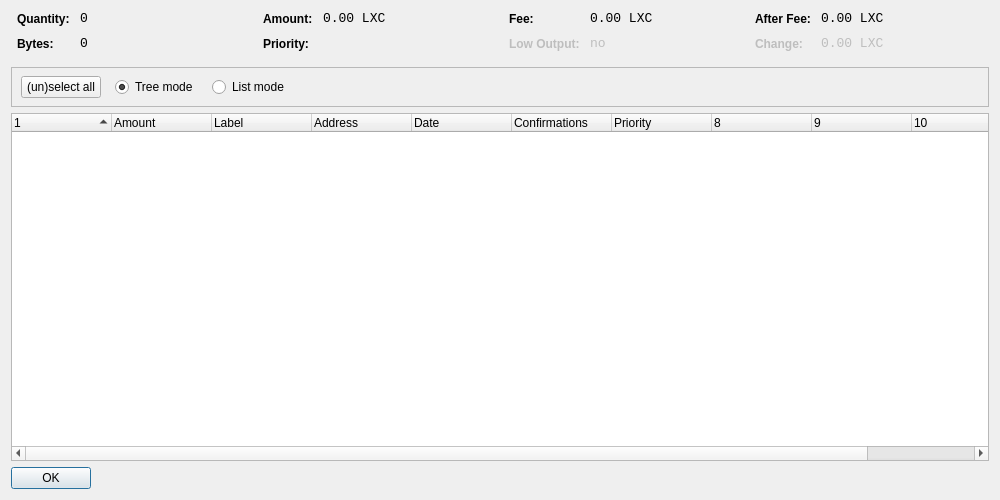
<?xml version="1.0" encoding="UTF-8"?>
<ui version="4.0">
 <class>CoinControlDialog</class>
 <widget class="QDialog" name="CoinControlDialog">
  <property name="geometry">
   <rect>
    <x>0</x>
    <y>0</y>
    <width>1000</width>
    <height>500</height>
   </rect>
  </property>
  <property name="windowTitle">
   <string>Coin Control</string>
  </property>
  <layout class="QVBoxLayout" name="verticalLayout">
   <item>
    <layout class="QHBoxLayout" name="horizontalLayoutTop" stretch="0,0,0,0">
     <property name="topMargin">
      <number>0</number>
     </property>
     <property name="bottomMargin">
      <number>10</number>
     </property>
     <item>
      <layout class="QFormLayout" name="formLayoutCoinControl1">
       <property name="horizontalSpacing">
        <number>10</number>
       </property>
       <property name="verticalSpacing">
        <number>10</number>
       </property>
       <property name="leftMargin">
        <number>6</number>
       </property>
       <property name="rightMargin">
        <number>6</number>
       </property>
       <item row="0" column="0">
        <widget class="QLabel" name="labelCoinControlQuantityText">
         <property name="styleSheet">
          <string notr="true">font-weight:bold;</string>
         </property>
         <property name="text">
          <string>Quantity:</string>
         </property>
        </widget>
       </item>
       <item row="0" column="1">
        <widget class="QLabel" name="labelCoinControlQuantity">
         <property name="font">
          <font>
           <family>Monospace</family>
           <pointsize>10</pointsize>
          </font>
         </property>
         <property name="cursor">
          <cursorShape>IBeamCursor</cursorShape>
         </property>
         <property name="contextMenuPolicy">
          <enum>Qt::ActionsContextMenu</enum>
         </property>
         <property name="text">
          <string notr="true">0</string>
         </property>
         <property name="textInteractionFlags">
          <set>Qt::LinksAccessibleByMouse|Qt::TextSelectableByKeyboard|Qt::TextSelectableByMouse</set>
         </property>
        </widget>
       </item>
       <item row="1" column="0">
        <widget class="QLabel" name="labelCoinControlBytesText">
         <property name="styleSheet">
          <string notr="true">font-weight:bold;</string>
         </property>
         <property name="text">
          <string>Bytes:</string>
         </property>
        </widget>
       </item>
       <item row="1" column="1">
        <widget class="QLabel" name="labelCoinControlBytes">
         <property name="font">
          <font>
           <family>Monospace</family>
           <pointsize>10</pointsize>
          </font>
         </property>
         <property name="cursor">
          <cursorShape>IBeamCursor</cursorShape>
         </property>
         <property name="contextMenuPolicy">
          <enum>Qt::ActionsContextMenu</enum>
         </property>
         <property name="text">
          <string notr="true">0</string>
         </property>
         <property name="textInteractionFlags">
          <set>Qt::LinksAccessibleByMouse|Qt::TextSelectableByKeyboard|Qt::TextSelectableByMouse</set>
         </property>
        </widget>
       </item>
      </layout>
     </item>
     <item>
      <layout class="QFormLayout" name="formLayoutCoinControl2">
       <property name="horizontalSpacing">
        <number>10</number>
       </property>
       <property name="verticalSpacing">
        <number>10</number>
       </property>
       <property name="leftMargin">
        <number>6</number>
       </property>
       <property name="rightMargin">
        <number>6</number>
       </property>
       <item row="0" column="0">
        <widget class="QLabel" name="labelCoinControlAmountText">
         <property name="styleSheet">
          <string notr="true">font-weight:bold;</string>
         </property>
         <property name="text">
          <string>Amount:</string>
         </property>
        </widget>
       </item>
       <item row="0" column="1">
        <widget class="QLabel" name="labelCoinControlAmount">
         <property name="font">
          <font>
           <family>Monospace</family>
           <pointsize>10</pointsize>
          </font>
         </property>
         <property name="cursor">
          <cursorShape>IBeamCursor</cursorShape>
         </property>
         <property name="contextMenuPolicy">
          <enum>Qt::ActionsContextMenu</enum>
         </property>
         <property name="text">
          <string notr="true">0.00 LXC</string>
         </property>
         <property name="textInteractionFlags">
          <set>Qt::LinksAccessibleByMouse|Qt::TextSelectableByKeyboard|Qt::TextSelectableByMouse</set>
         </property>
        </widget>
       </item>
       <item row="1" column="0">
        <widget class="QLabel" name="labelCoinControlPriorityText">
         <property name="styleSheet">
          <string notr="true">font-weight:bold;</string>
         </property>
         <property name="text">
          <string>Priority:</string>
         </property>
        </widget>
       </item>
       <item row="1" column="1">
        <widget class="QLabel" name="labelCoinControlPriority">
         <property name="font">
          <font>
           <family>Monospace</family>
           <pointsize>10</pointsize>
          </font>
         </property>
         <property name="cursor">
          <cursorShape>IBeamCursor</cursorShape>
         </property>
         <property name="contextMenuPolicy">
          <enum>Qt::ActionsContextMenu</enum>
         </property>
         <property name="text">
          <string/>
         </property>
         <property name="textInteractionFlags">
          <set>Qt::LinksAccessibleByMouse|Qt::TextSelectableByKeyboard|Qt::TextSelectableByMouse</set>
         </property>
        </widget>
       </item>
      </layout>
     </item>
     <item>
      <layout class="QFormLayout" name="formLayoutCoinControl3">
       <property name="horizontalSpacing">
        <number>10</number>
       </property>
       <property name="verticalSpacing">
        <number>10</number>
       </property>
       <property name="leftMargin">
        <number>6</number>
       </property>
       <property name="rightMargin">
        <number>6</number>
       </property>
       <item row="0" column="0">
        <widget class="QLabel" name="labelCoinControlFeeText">
         <property name="styleSheet">
          <string notr="true">font-weight:bold;</string>
         </property>
         <property name="text">
          <string>Fee:</string>
         </property>
        </widget>
       </item>
       <item row="0" column="1">
        <widget class="QLabel" name="labelCoinControlFee">
         <property name="font">
          <font>
           <family>Monospace</family>
           <pointsize>10</pointsize>
          </font>
         </property>
         <property name="cursor">
          <cursorShape>IBeamCursor</cursorShape>
         </property>
         <property name="contextMenuPolicy">
          <enum>Qt::ActionsContextMenu</enum>
         </property>
         <property name="text">
          <string notr="true">0.00 LXC</string>
         </property>
         <property name="textInteractionFlags">
          <set>Qt::LinksAccessibleByMouse|Qt::TextSelectableByKeyboard|Qt::TextSelectableByMouse</set>
         </property>
        </widget>
       </item>
       <item row="1" column="0">
        <widget class="QLabel" name="labelCoinControlLowOutputText">
         <property name="enabled">
          <bool>false</bool>
         </property>
         <property name="styleSheet">
          <string notr="true">font-weight:bold;</string>
         </property>
         <property name="text">
          <string>Low Output:</string>
         </property>
        </widget>
       </item>
       <item row="1" column="1">
        <widget class="QLabel" name="labelCoinControlLowOutput">
         <property name="enabled">
          <bool>false</bool>
         </property>
         <property name="font">
          <font>
           <family>Monospace</family>
           <pointsize>10</pointsize>
          </font>
         </property>
         <property name="cursor">
          <cursorShape>IBeamCursor</cursorShape>
         </property>
         <property name="contextMenuPolicy">
          <enum>Qt::ActionsContextMenu</enum>
         </property>
         <property name="text">
          <string notr="true">no</string>
         </property>
         <property name="textInteractionFlags">
          <set>Qt::LinksAccessibleByMouse|Qt::TextSelectableByKeyboard|Qt::TextSelectableByMouse</set>
         </property>
        </widget>
       </item>
      </layout>
     </item>
     <item>
      <layout class="QFormLayout" name="formLayoutCoinControl4">
       <property name="horizontalSpacing">
        <number>10</number>
       </property>
       <property name="verticalSpacing">
        <number>10</number>
       </property>
       <property name="leftMargin">
        <number>6</number>
       </property>
       <property name="rightMargin">
        <number>6</number>
       </property>
       <item row="0" column="0">
        <widget class="QLabel" name="labelCoinControlAfterFeeText">
         <property name="styleSheet">
          <string notr="true">font-weight:bold;</string>
         </property>
         <property name="text">
          <string>After Fee:</string>
         </property>
        </widget>
       </item>
       <item row="0" column="1">
        <widget class="QLabel" name="labelCoinControlAfterFee">
         <property name="font">
          <font>
           <family>Monospace</family>
           <pointsize>10</pointsize>
          </font>
         </property>
         <property name="cursor">
          <cursorShape>IBeamCursor</cursorShape>
         </property>
         <property name="contextMenuPolicy">
          <enum>Qt::ActionsContextMenu</enum>
         </property>
         <property name="text">
          <string notr="true">0.00 LXC</string>
         </property>
         <property name="textInteractionFlags">
          <set>Qt::LinksAccessibleByMouse|Qt::TextSelectableByKeyboard|Qt::TextSelectableByMouse</set>
         </property>
        </widget>
       </item>
       <item row="1" column="0">
        <widget class="QLabel" name="labelCoinControlChangeText">
         <property name="enabled">
          <bool>false</bool>
         </property>
         <property name="styleSheet">
          <string notr="true">font-weight:bold;</string>
         </property>
         <property name="text">
          <string>Change:</string>
         </property>
        </widget>
       </item>
       <item row="1" column="1">
        <widget class="QLabel" name="labelCoinControlChange">
         <property name="enabled">
          <bool>false</bool>
         </property>
         <property name="font">
          <font>
           <family>Monospace</family>
           <pointsize>10</pointsize>
          </font>
         </property>
         <property name="cursor">
          <cursorShape>IBeamCursor</cursorShape>
         </property>
         <property name="contextMenuPolicy">
          <enum>Qt::ActionsContextMenu</enum>
         </property>
         <property name="text">
          <string notr="true">0.00 LXC</string>
         </property>
         <property name="textInteractionFlags">
          <set>Qt::LinksAccessibleByMouse|Qt::TextSelectableByKeyboard|Qt::TextSelectableByMouse</set>
         </property>
        </widget>
       </item>
      </layout>
     </item>
    </layout>
   </item>
   <item>
    <widget class="QFrame" name="frame">
     <property name="minimumSize">
      <size>
       <width>0</width>
       <height>40</height>
      </size>
     </property>
     <property name="frameShape">
      <enum>QFrame::StyledPanel</enum>
     </property>
     <property name="frameShadow">
      <enum>QFrame::Sunken</enum>
     </property>
     <widget class="QWidget" name="horizontalLayoutWidget">
      <property name="geometry">
       <rect>
        <x>10</x>
        <y>0</y>
        <width>781</width>
        <height>41</height>
       </rect>
      </property>
      <layout class="QHBoxLayout" name="horizontalLayoutPanel" stretch="0,0,0,0,0">
       <property name="spacing">
        <number>14</number>
       </property>
       <item>
        <widget class="QPushButton" name="pushButtonSelectAll">
         <property name="sizePolicy">
          <sizepolicy hsizetype="Maximum" vsizetype="Fixed">
           <horstretch>0</horstretch>
           <verstretch>0</verstretch>
          </sizepolicy>
         </property>
         <property name="text">
          <string>(un)select all</string>
         </property>
        </widget>
       </item>
       <item>
        <widget class="QRadioButton" name="radioTreeMode">
         <property name="sizePolicy">
          <sizepolicy hsizetype="Maximum" vsizetype="Fixed">
           <horstretch>0</horstretch>
           <verstretch>0</verstretch>
          </sizepolicy>
         </property>
         <property name="text">
          <string>Tree mode</string>
         </property>
         <property name="checked">
          <bool>true</bool>
         </property>
        </widget>
       </item>
       <item>
        <widget class="QRadioButton" name="radioListMode">
         <property name="sizePolicy">
          <sizepolicy hsizetype="Maximum" vsizetype="Fixed">
           <horstretch>0</horstretch>
           <verstretch>0</verstretch>
          </sizepolicy>
         </property>
         <property name="text">
          <string>List mode</string>
         </property>
        </widget>
       </item>
       <item>
        <spacer name="horizontalSpacer">
         <property name="orientation">
          <enum>Qt::Horizontal</enum>
         </property>
         <property name="sizeHint" stdset="0">
          <size>
           <width>40</width>
           <height>20</height>
          </size>
         </property>
        </spacer>
       </item>
      </layout>
     </widget>
    </widget>
   </item>
   <item>
    <widget class="CoinControlTreeWidget" name="treeWidget">
     <property name="contextMenuPolicy">
      <enum>Qt::CustomContextMenu</enum>
     </property>
     <property name="sortingEnabled">
      <bool>false</bool>
     </property>
     <property name="columnCount">
      <number>11</number>
     </property>
     <attribute name="headerShowSortIndicator" stdset="0">
      <bool>true</bool>
     </attribute>
     <attribute name="headerStretchLastSection">
      <bool>false</bool>
     </attribute>
     <column>
      <property name="text">
       <string/>
      </property>
     </column>
     <column>
      <property name="text">
       <string>Amount</string>
      </property>
     </column>
     <column>
      <property name="text">
       <string>Label</string>
      </property>
     </column>
     <column>
      <property name="text">
       <string>Address</string>
      </property>
     </column>
     <column>
      <property name="text">
       <string>Date</string>
      </property>
     </column>
     <column>
      <property name="text">
       <string>Confirmations</string>
      </property>
      <property name="toolTip">
       <string>Confirmed</string>
      </property>
     </column>
     <column>
      <property name="text">
       <string>Priority</string>
      </property>
     </column>
     <column>
      <property name="text">
       <string/>
      </property>
     </column>
     <column>
      <property name="text">
       <string/>
      </property>
     </column>
     <column>
      <property name="text">
       <string/>
      </property>
     </column>
     <column>
      <property name="text">
       <string/>
      </property>
     </column>
    </widget>
   </item>
   <item>
    <widget class="QDialogButtonBox" name="buttonBox">
     <property name="sizePolicy">
      <sizepolicy hsizetype="Maximum" vsizetype="Fixed">
       <horstretch>0</horstretch>
       <verstretch>0</verstretch>
      </sizepolicy>
     </property>
     <property name="orientation">
      <enum>Qt::Horizontal</enum>
     </property>
     <property name="standardButtons">
      <set>QDialogButtonBox::Ok</set>
     </property>
    </widget>
   </item>
  </layout>
 </widget>
 <customwidgets>
  <customwidget>
   <class>CoinControlTreeWidget</class>
   <extends>QTreeWidget</extends>
   <header>coincontroltreewidget.h</header>
  </customwidget>
 </customwidgets>
 <resources/>
 <connections/>
</ui>
